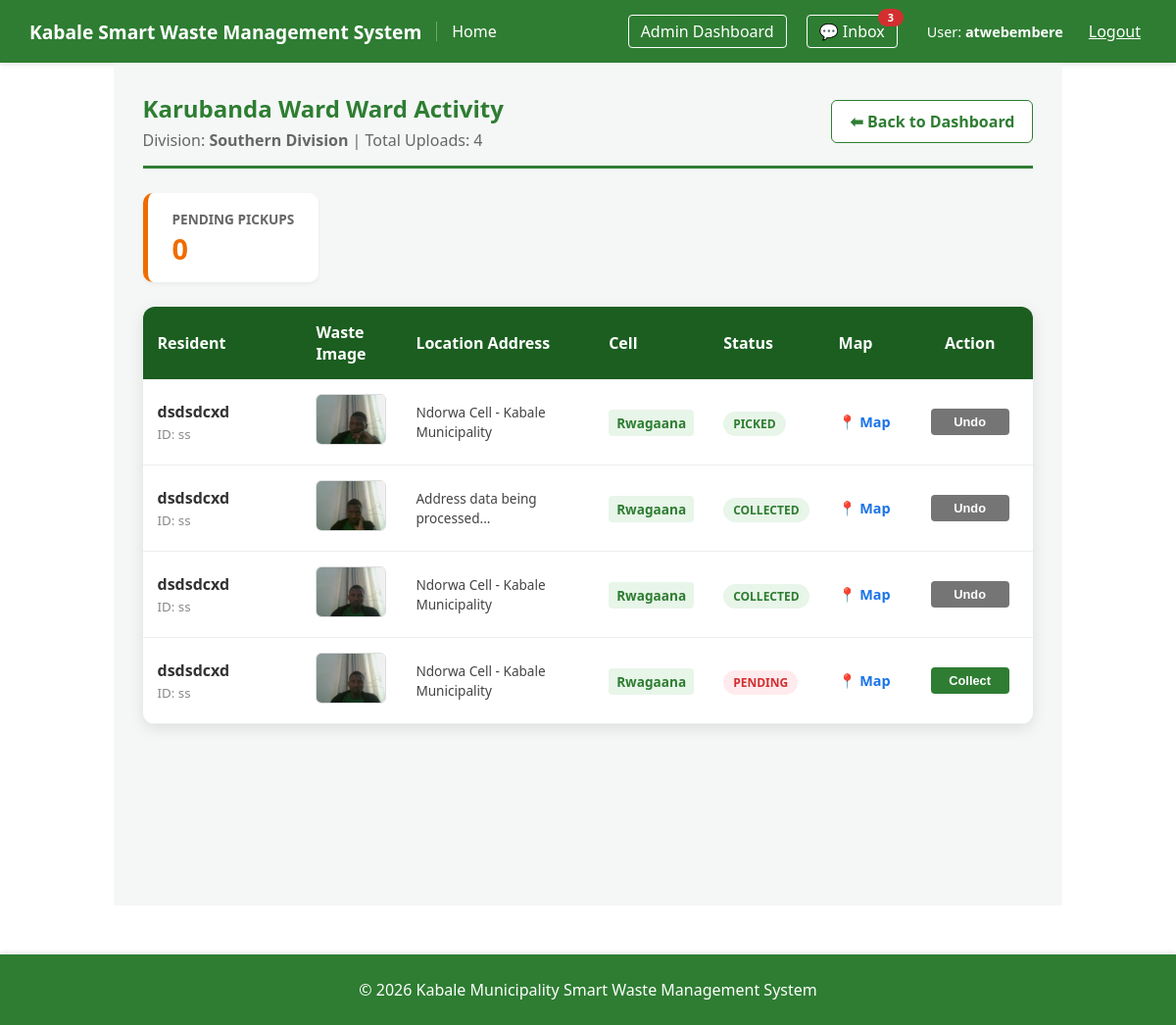
Screenshot of /users/ward/Southern Division/Karubanda Ward/uploads/ (signed in) with the database file from the repository.
### users/models.py (models this page shows, shortened)
class User(AbstractUser):
    full_name = models.CharField(max_length=255, null=True, blank=True)
    DIVISION_CHOICES = [
        ('Central Division', 'Central Division'),
        ('Northern Division', 'Northern Division'),
        ('Southern Division', 'Southern Division'),
    ]
    division = models.CharField(
        max_length=50,
        choices=DIVISION_CHOICES,
        null=True,
        blank=True
    )
    ward = models.CharField(max_length=100, null=True, blank=True)
    cell = models.CharField(max_length=100, null=True, blank=True)

class WasteReport(models.Model):
    STATUS_CHOICES = [
        ('pending', 'Pending'),
        ('collected', 'Collected'),
    ]
    user = models.ForeignKey(User, on_delete=models.CASCADE, related_name='reports')
    image = models.ImageField(upload_to='waste_images/')
    latitude = models.DecimalField(max_digits=22, decimal_places=16)
    longitude = models.DecimalField(max_digits=22, decimal_places=16)
    location_address = models.CharField(max_length=500, null=True, blank=True)
    status = models.CharField(max_length=20, choices=STATUS_CHOICES, default='pending')
    created_at = models.DateTimeField(auto_now_add=True)
    updated_at = models.DateTimeField(auto_now=True)
    class Meta:
        ordering = ['-created_at']

### users/views.py (the view)
# urls.py: path('ward/<str:div_name>/<str:ward_name>/uploads/', views.WardUploadsListView.as_view(), name='ward_uploads_list'),
class WardUploadsListView(UserPassesTestMixin, ListView):
    model               = WasteReport
    template_name       = 'users/ward_uploads.html'
    context_object_name = 'reports'
    def test_func(self):
        return self.request.user.is_staff
    def get_queryset(self):
        div_name  = self.kwargs.get('div_name')
        ward_name = self.kwargs.get('ward_name')
        return WasteReport.objects.filter(
            user__division=div_name, user__ward=ward_name
        ).select_related('user').order_by('-created_at')
    def get_context_data(self, **kwargs):
        context = super().get_context_data(**kwargs)
        context['division'] = self.kwargs.get('div_name')
        context['ward']     = self.kwargs.get('ward_name')
        return context

### users/context_processors.py (called while the page is built)
def unread_message_count(request):
    if request.user.is_authenticated and request.user.is_staff:
        count = Message.objects.filter(recipient=request.user, is_read=False).count()
        return {'total_unread_messages': count}
    return {'total_unread_messages': 0}

### templates/users/ward_uploads.html (shortened to what this page needs)
{% extends 'base.html' %}
{% block content %}
<div style="padding: 30px; background: #f4f7f6; min-height: 100vh;">
    <div style="display: flex; justify-content: space-between; align-items: center; margin-bottom: 25px; border-bottom: 3px solid #2e7d32; padding-bottom: 15px;">
        <div>
            <h2 style="color: #2e7d32; margin: 0;">{{ ward }} Ward Activity</h2>
            <p style="color: #666; margin: 5px 0 0 0;">
                Division: <strong>{{ division }}</strong> | Total Uploads: {{ reports.count }}
            </p>
        </div>
        <div style="display: flex; gap: 10px;">
            <a href="{% url 'admin_dashboard' %}" style="text-decoration: none; color: #2e7d32; font-weight: bold; padding: 10px 18px; background: white; border: 1px solid #2e7d32; border-radius: 6px; transition: 0.3s;">
                ⬅ Back to Dashboard
            </a>
        </div>
    </div>
    <div style="display: flex; gap: 20px; margin-bottom: 25px;">
        <div style="background: white; padding: 15px 25px; border-radius: 10px; box-shadow: 0 2px 4px rgba(0,0,0,0.05); border-left: 5px solid #ef6c00;">
            <span style="color: #666; font-size: 0.85em; font-weight: bold;">PENDING PICKUPS</span>
            <div style="font-size: 1.8em; font-weight: bold; color: #ef6c00;">
                {{ pending_count|default:"0" }}
            </div>
        </div>
    </div>
    <div style="background: white; border-radius: 12px; box-shadow: 0 4px 15px rgba(0,0,0,0.1); overflow: hidden;">
        <table style="width: 100%; border-collapse: collapse;">
            <thead>
                <tr style="background: #1b5e20; color: white; text-align: left;">
                    <th style="padding: 15px; width: 20%;">Resident</th>
                    <th style="padding: 15px; width: 10%;">Waste Image</th>
                    <th style="padding: 15px; width: 25%;">Location Address</th>
                    <th style="padding: 15px; width: 10%;">Cell</th>
                    <th style="padding: 15px; width: 10%;">Status</th>
                    <th style="padding: 15px; width: 10%;">Map</th>
                    <th style="padding: 15px; text-align: center; width: 15%;">Action</th>
                </tr>
            </thead>
            <tbody>
                {% for report in reports %}
                <tr style="border-bottom: 1px solid #eee;" class="report-row">
                    <td style="padding: 15px;">
                        <strong style="color: #333; display: block;">{{ report.user.full_name|default:report.user.username }}</strong>
                        <small style="color: #888;">ID: {{ report.user.username }}</small>
                    </td>
                    <td style="padding: 15px;">
                        {% if report.image %}
                            <a href="{{ report.image.url }}" target="_blank" title="Click to view full image" style="text-decoration: none;">
                                <div style="position: relative; display: inline-block; overflow: hidden; border-radius: 6px; border: 1px solid #ddd; width: 70px; height: 50px;">
                                    <img src="{{ report.image.url }}" class="waste-thumbnail"
                                         style="width: 100%; height: 100%; object-fit: cover; display: block; transition: transform 0.3s ease;">
                                </div>
                            </a>
                        {% else %}
                            <div style="width: 70px; height: 50px; background: #f9f9f9; border: 1px solid #eee; border-radius: 6px; display: flex; align-items: center; justify-content: center; font-size: 10px; color: #ccc;">
                                N/A
                            </div>
                        {% endif %}
                    </td>
                    <td style="padding: 15px;">
                        <span style="color: #444; font-size: 0.85em; display: block; line-height: 1.4;">
                            {{ report.location_address|default:"Address data being processed..." }}
                        </span>
                    </td>
                    <td style="padding: 15px;">
                        <span style="background: #e8f5e9; color: #2e7d32; padding: 4px 8px; border-radius: 4px; font-size: 0.85em; font-weight: 600;">
                            {{ report.user.cell }}
                        </span>
                    </td>
                    <td style="padding: 15px;">
                        <span style="padding: 4px 10px; border-radius: 20px; font-size: 0.75em; font-weight: bold; background: {% if report.status == 'pending' %}#ffebee; color: #d32f2f;{% else %}#e8f5e9; color: #2e7d32;{% endif %}">
                            {{ report.status|upper }}
                        </span>
                    </td>
                    <td style="padding: 15px;">
                        <a href="https://www.google.com/maps?q={{ report.latitude }},{{ report.longitude }}"
                           target="_blank"
                           style="text-decoration: none; color: #1a73e8; font-weight: bold; font-size: 0.9em; display: flex; align-items: center; gap: 4px;">
                           📍 Map
                        </a>
                    </td>
                    <td style="padding: 15px; text-align: center;">
                        <form method="POST" action="{% url 'update_waste_status' report.id %}">
                            {% if report.status == 'pending' %}
                                <button type="submit" name="action" value="confirm" class="btn-action btn-collect">Collect</button>
                            {% else %}
                                <button type="submit" name="action" value="undo" class="btn-action btn-undo">Undo</button>
                            {% endif %}
                        </form>
                    </td>
                </tr>
                {% empty %}
                <tr>
                    <td colspan="7" style="padding: 60px; text-align: center; color: #999; font-style: italic;">
                        No uploads recorded for <strong>{{ ward }}</strong> ward yet.
                    </td>
                </tr>
                {% endfor %}
            </tbody>
        </table>
    </div>
</div>
{% endblock %}

### templates/base.html (shortened to what this page needs)
<!DOCTYPE html>
<html lang="en">
<head>
</head>
<body>
<nav style="display: flex; justify-content: space-between; align-items: center; padding: 15px 30px; background: #2e7d32; color: white; box-shadow: 0 2px 5px rgba(0,0,0,0.1);">
    <div style="display: flex; align-items: center;">
        <a href="{% url 'home' %}" class="nav-title" style="color: white; font-size: 1.2em; font-weight: bold;">
            Kabale Smart Waste Management System
        </a>
        <span class="nav-link-separator"></span>
        <a href="{% url 'home' %}" class="nav-home-link" style="color: white; font-size: 1em;">Home</a>
    </div>
    <div class="nav-right" id="navRight">
        {% if user.is_authenticated %}
            {% if user.is_staff %}
                <a href="{% url 'admin_dashboard' %}" style="color: white; border: 1px solid white; padding: 5px 12px; border-radius: 4px;">
                    Admin Dashboard
                </a>
                <a href="{% url 'admin_inbox' %}" class="nav-inbox-btn">
                    💬 Inbox
                    {% if total_unread_messages > 0 %}
                        <span class="inbox-badge">{{ total_unread_messages }}</span>
                    {% endif %}
                </a>
            {% else %}
                <a href="{% url 'resident_dashboard' %}" style="color: white; border: 1px solid white; padding: 5px 12px; border-radius: 4px;">My Reports</a>
                <a href="{% url 'report_waste' %}" style="color: #ffd700; font-weight: bold;">+ Report Waste</a>
            {% endif %}
            <span class="nav-user-info" style="margin-left: 10px; font-size: 0.9em; color: white;">
                User: <strong>{{ user.username }}</strong>
            </span>
            <form action="{% url 'logout' %}" method="post" style="display: inline;">
                <button type="submit" style="background: none; border: none; color: white; cursor: pointer; text-decoration: underline; font-family: inherit; font-size: 1em;">
                    Logout
                </button>
            </form>
        {% else %}
            <a href="{% url 'login' %}" style="color: white;">Login</a>
            <a href="{% url 'register' %}" style="background: white; color: #2e7d32; padding: 6px 15px; border-radius: 4px; font-weight: bold;">Register</a>
        {% endif %}
    </div>
</nav>
<div class="container">
    {% block content %}
    {% endblock %}
</div>
<footer class="site-footer">
    <div style="max-width: 1200px; margin: auto;">
        &copy; 2026 Kabale Municipality Smart Waste Management System
    </div>
</footer>
</body>
</html>

### templates/base.html (style rules this page uses)
body { font-family: 'Segoe UI', Tahoma, Geneva, Verdana, sans-serif; margin: 0; background-color: #ffffff; display: flex; flex-direction: column; min-height: 100vh; }
nav a { text-decoration: none; transition: opacity 0.3s; }
.container { max-width: 1200px; margin: auto; background: transparent; flex: 1; }
.nav-link-separator { border-left: 1px solid rgba(255,255,255,0.3); margin-left: 15px; padding-left: 15px; height: 20px; display: inline-block; vertical-align: middle; }
.site-footer { background-color: #2e7d32; color: white; text-align: center; padding: 25px 30px; margin-top: 50px; box-shadow: 0 -2px 5px rgba(0,0,0,0.1); }
.nav-inbox-btn { position: relative; color: white; border: 1px solid white; padding: 5px 12px; border-radius: 4px; text-decoration: none; font-size: 1em; transition: opacity 0.3s; }
.inbox-badge { position: absolute; top: -7px; right: -7px; background: #d32f2f; color: white; font-size: 0.68em; font-weight: bold; padding: 2px 5px; border-radius: 10px; line-height: 1.3; min-width: 16px; text-align: center; }
.nav-right { display: flex; align-items: center; gap: 20px; }

### templates/users/ward_uploads.html (style rules this page uses)
.btn-action { padding: 6px 12px; border-radius: 4px; cursor: pointer; font-weight: bold; font-size: 0.8em; border: none; width: 80px; transition: 0.2s; }
.btn-collect { background: #2e7d32; color: white; }
.btn-undo { background: #757575; color: white; }

### rows the page displays
User: username "atwebembere"
User: ward "Karubanda Ward", division "Southern Division"
WasteReport: user.full_name "dsdsdcxd", user.username "ss", image (picture), location_address "Ndorwa Cell - Kabale Municipality", user.cell "Rwagaana", status "PICKED", shows "Undo"
WasteReport: user.full_name "dsdsdcxd", user.username "ss", image (picture), location_address "Address data being processed...", user.cell "Rwagaana", status "COLLECTED", shows "Undo"
WasteReport: user.full_name "dsdsdcxd", user.username "ss", image (picture), location_address "Ndorwa Cell - Kabale Municipality", user.cell "Rwagaana", status "COLLECTED", shows "Undo"
WasteReport: user.full_name "dsdsdcxd", user.username "ss", image (picture), location_address "Ndorwa Cell - Kabale Municipality", user.cell "Rwagaana", status "PENDING", shows "Collect"

### other values shown
{{ total_unread_messages }} "3"
{{ reports.count }} "4"
{{ pending_count|default:"0" }} "0"
